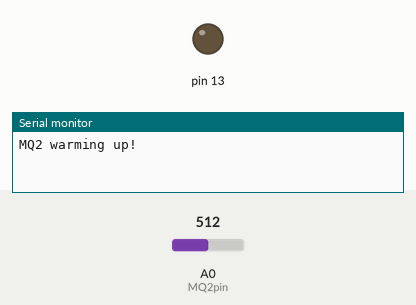
Bench run of a sketch on a simulated Arduino Uno, built with avr-gcc and run on an emulated ATmega328P. Shown: output pins drawn as LEDs (lit = HIGH), the last lines printed to the serial monitor. Inputs (shaded band) come from the test bench; at power-on: A0 (MQ2pin) = 512.

Above: at 0.1 s.
At 20.1 s:
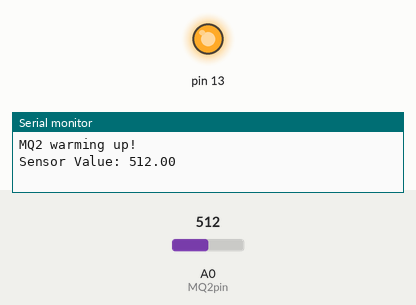
Timing chart, 0 to 21.6 s (numbered marks = the images above):
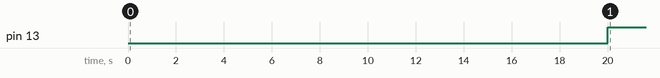

The sketch:

Arduino_MQ2.ino
```cpp
#define MQ2pin 0

float sensorValue;  //variable to store sensor value

void setup() {
	Serial.begin(9600); // sets the serial port to 9600
  pinMode(13,OUTPUT);
	Serial.println("MQ2 warming up!");
	delay(20000); // allow the MQ2 to warm up
}

void loop() {
	sensorValue = analogRead(MQ2pin); // read analog input pin 0
  if(sensorValue>500){
    digitalWrite(13,HIGH);
  }
  else{
    digitalWrite(13,LOW);
  }

	Serial.print("Sensor Value: ");
	Serial.println(sensorValue);

	delay(2000); // wait 2s for next reading
}
```

Measured:
- by itself, pin 13: LOW → HIGH at 20.0 s
